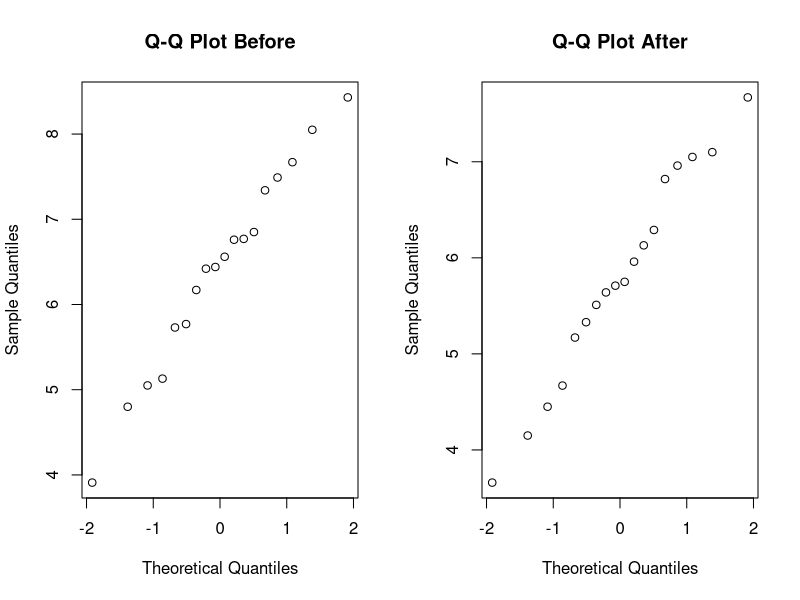
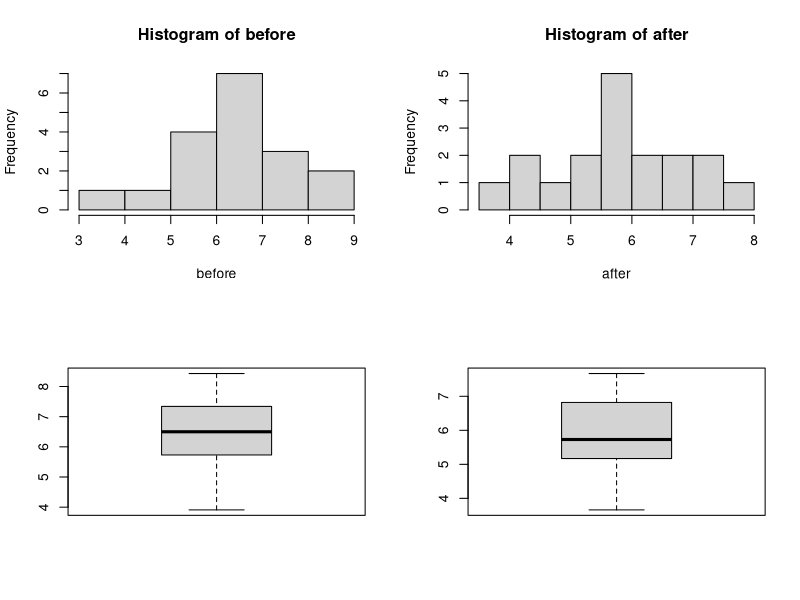
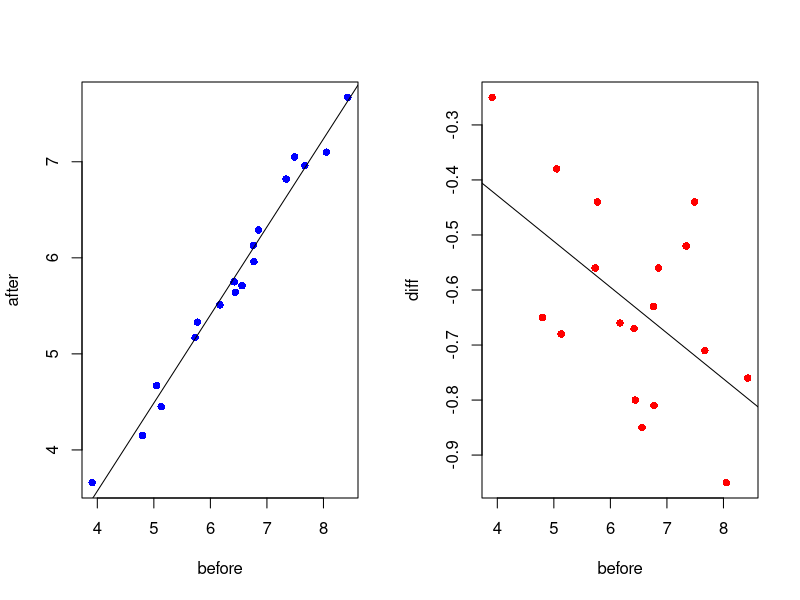
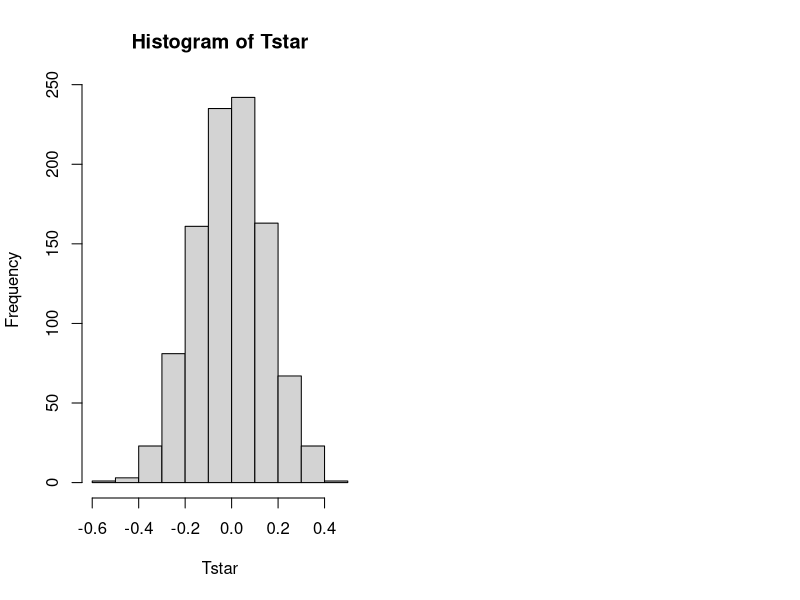

The R script that drew these images, in order:
## ---- chunk 1
data = read.table('../data/cholesterol.txt',header=TRUE)
before = data$Before
after = data$After8weeks
## ---- chunk 2
par(mfrow=c(1,2))
qqnorm(before,main="Q-Q Plot Before")
qqnorm(after,main="Q-Q Plot After")
## ---- chunk 3
summary(data)
shapiro.test(before)
shapiro.test(after)
## ---- chunk 4
par(mfrow = c(2,2))
hist(before); hist(after)
boxplot(before); boxplot(after)
## ---- chunk 5
par(mfrow=c(1,2))
reg = lm(after ~ before)
plot(before,after, pch=16, col="blue")
abline(reg)
summary(reg) 
diff = after - before
reg2 = lm(diff ~ before)
plot(before,diff, pch=16, col="red")
abline(reg2)
summary(reg2)
## ---- chunk 6
#T-test
t.test(before, after, paired = TRUE)
## ---- chunk 7
#pearson corr. test
par(mfrow=c(1,2))
cor.test(before,after)
## ---- chunk 8
meansamples = function(x,y) {mean(x-y)}
B=1000; Tstar = numeric(B)
for (i in 1:B){
  dietstar = t(apply(cbind(before,after),1,sample))
  Tstar[i] = meansamples(dietstar[,1],dietstar[,2])
}
myt = meansamples(before,after);
hist(Tstar)
## ---- chunk 9
pl = sum(Tstar<myt)/B
pr = sum(Tstar>myt)/B
p = 2*min(pl,pr)
p
## ---- chunk 10
# function that computes variance of uniformly distr. variable
unif_var = function(a,b){
  return ((1/12)*((b-a)^2))
}

# E(X) = (a+b)/2 = mean(after)
# So point estimate of b is 2*E(X)-3
theta_est = 2*mean(after)-3
## ---- chunk 11
#build 95%-CI for theta_est
n = length(after)
ci_theta = c(theta_est - qnorm(0.975)*(sqrt(unif_var(3,theta_est))/sqrt(n)), theta_est + qnorm(0.975)*(sqrt(unif_var(3,theta_est))/sqrt(n)))
ci_theta


## ---- chunk 12
t = max(after); t

vP = rep(0,9)
vT = rep(0,9)
for (theta in 3:12){
  B = 1000; tstar=numeric(B)
  
  for (i in 1:B){
    xstar=runif(n,3,theta)
    tstar[i] = max(xstar)
  }
  
  pl = sum(tstar<t)/B; pr = sum(tstar>t)/B
  p = 2*min(pl,pr); p
  
  vT[theta-2] = theta
  vP[theta-2] = p
  
}
res = rbind(vT,vP); res

## ---- chunk 13
## EXERCISE 2E
# sign test for the median with binomial distr.
s = sum(after<6); s
binom.test(s,n,p=0.5,alt="g") 

# fraction of cholesterol levels lower than 4.5 in after is at most 0.25
s2 = (sum(after<4.5))
binom.test(s2,n,p=0.25,alt="l")
